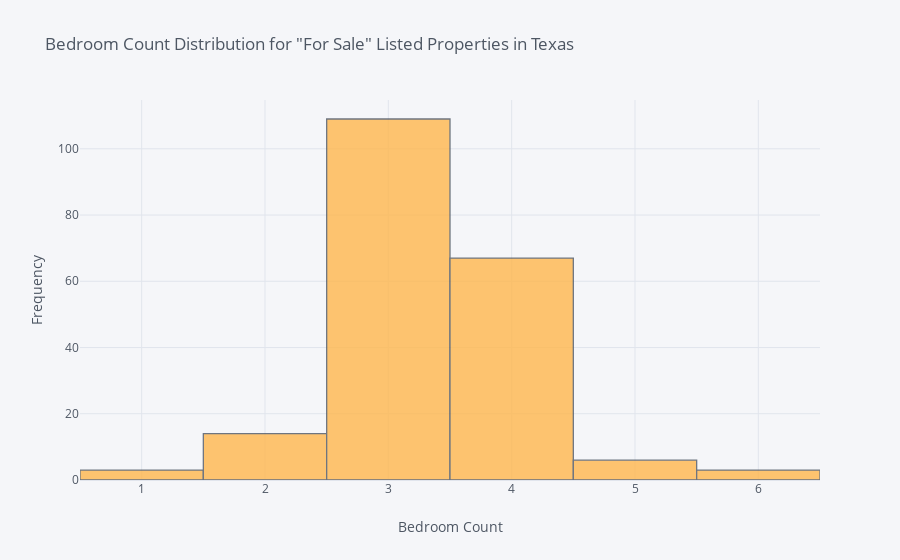

The cell this chart's notebook holds for it:
### Markdown cell above
### Histogram

### Code cell
for_sale = data[data['Asking Price'] < (data['Asking Price'].quantile(.9))]
for_sale = for_sale[for_sale['Listing Type'] == 'House for sale'].pivot_table(index = ['City', 'Bedroom Count', 'Asking Price'], values = 'Price/sqft', aggfunc = 'mean')
for_sale = for_sale.reset_index()['Bedroom Count']

for_sale['Bedroom Count'].iplot(
    kind = 'hist',
    title = 'Bedroom Count Distribution for "For Sale" Listed Properties in Texas',
    xaxis_title="Bedroom Count",
    yaxis_title="Frequency",
    color = '#ffb74d'
)

### Figure 1 — Plotly figure (JSON) as saved in the notebook; plotly's stock layout.template omitted (floating-point values rounded to 4 significant figures; data arrays with more than 128 entries replaced by an {"elided": "..."} marker saying what was removed)
{"data": [{"histfunc": "count", "histnorm": "", "marker": {"color": "rgba(255, 183, 77, 1.0)", "line": {"color": "#4D5663", "width": 1.3}}, "name": "Bedroom Count", "opacity": 0.8, "orientation": "v", "type": "histogram", "x": {"elided": "202 int values"}}], "layout": {"barmode": "overlay", "legend": {"bgcolor": "#F5F6F9", "font": {"color": "#4D5663"}}, "paper_bgcolor": "#F5F6F9", "plot_bgcolor": "#F5F6F9", "title": {"font": {"color": "#4D5663"}, "text": "Bedroom Count Distribution for \"For Sale\" Listed Properties in Texas"}, "xaxis": {"gridcolor": "#E1E5ED", "showgrid": true, "tickfont": {"color": "#4D5663"}, "title": {"font": {"color": "#4D5663"}, "text": "Bedroom Count"}, "zerolinecolor": "#E1E5ED"}, "yaxis": {"gridcolor": "#E1E5ED", "showgrid": true, "tickfont": {"color": "#4D5663"}, "title": {"font": {"color": "#4D5663"}, "text": "Frequency"}, "zerolinecolor": "#E1E5ED"}}}
